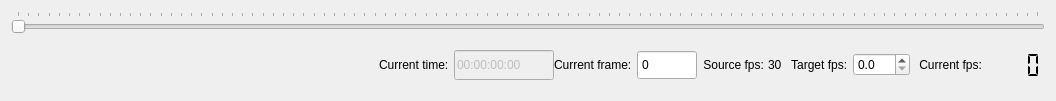
<?xml version="1.0" encoding="UTF-8"?>
<ui version="4.0">
 <class>VideoControllWidget</class>
 <widget class="QWidget" name="VideoControllWidget">
  <property name="enabled">
   <bool>true</bool>
  </property>
  <property name="geometry">
   <rect>
    <x>0</x>
    <y>0</y>
    <width>1056</width>
    <height>101</height>
   </rect>
  </property>
  <property name="sizePolicy">
   <sizepolicy hsizetype="Minimum" vsizetype="Minimum">
    <horstretch>0</horstretch>
    <verstretch>0</verstretch>
   </sizepolicy>
  </property>
  <property name="windowTitle">
   <string>Form</string>
  </property>
  <layout class="QVBoxLayout" name="verticalLayout">
   <item>
    <widget class="QSlider" name="sld_video">
     <property name="enabled">
      <bool>false</bool>
     </property>
     <property name="sizePolicy">
      <sizepolicy hsizetype="Minimum" vsizetype="MinimumExpanding">
       <horstretch>0</horstretch>
       <verstretch>0</verstretch>
      </sizepolicy>
     </property>
     <property name="maximumSize">
      <size>
       <width>16777215</width>
       <height>30</height>
      </size>
     </property>
     <property name="toolTip">
      <string>Show the current state of the video. Slide to desired frame</string>
     </property>
     <property name="autoFillBackground">
      <bool>false</bool>
     </property>
     <property name="maximum">
      <number>2500</number>
     </property>
     <property name="pageStep">
      <number>25</number>
     </property>
     <property name="tracking">
      <bool>false</bool>
     </property>
     <property name="orientation">
      <enum>Qt::Horizontal</enum>
     </property>
     <property name="invertedAppearance">
      <bool>false</bool>
     </property>
     <property name="invertedControls">
      <bool>false</bool>
     </property>
     <property name="tickPosition">
      <enum>QSlider::TicksAbove</enum>
     </property>
     <property name="tickInterval">
      <number>25</number>
     </property>
    </widget>
   </item>
   <item>
    <widget class="QScrollArea" name="scrollAreaVideoInfo">
     <property name="sizePolicy">
      <sizepolicy hsizetype="Expanding" vsizetype="MinimumExpanding">
       <horstretch>0</horstretch>
       <verstretch>0</verstretch>
      </sizepolicy>
     </property>
     <property name="maximumSize">
      <size>
       <width>16777215</width>
       <height>50</height>
      </size>
     </property>
     <property name="frameShape">
      <enum>QFrame::NoFrame</enum>
     </property>
     <property name="verticalScrollBarPolicy">
      <enum>Qt::ScrollBarAlwaysOff</enum>
     </property>
     <property name="widgetResizable">
      <bool>true</bool>
     </property>
     <widget class="QWidget" name="scrollAreaWidgetContents_2">
      <property name="geometry">
       <rect>
        <x>0</x>
        <y>0</y>
        <width>1038</width>
        <height>50</height>
       </rect>
      </property>
      <layout class="QVBoxLayout" name="verticalLayout_2">
       <property name="spacing">
        <number>0</number>
       </property>
       <property name="leftMargin">
        <number>0</number>
       </property>
       <property name="topMargin">
        <number>5</number>
       </property>
       <property name="rightMargin">
        <number>0</number>
       </property>
       <property name="bottomMargin">
        <number>5</number>
       </property>
       <item>
        <widget class="QWidget" name="playback" native="true">
         <property name="sizePolicy">
          <sizepolicy hsizetype="Expanding" vsizetype="Minimum">
           <horstretch>0</horstretch>
           <verstretch>0</verstretch>
          </sizepolicy>
         </property>
         <property name="minimumSize">
          <size>
           <width>0</width>
           <height>0</height>
          </size>
         </property>
         <layout class="QHBoxLayout" name="horizontalLayout_4">
          <property name="spacing">
           <number>0</number>
          </property>
          <property name="leftMargin">
           <number>0</number>
          </property>
          <property name="topMargin">
           <number>0</number>
          </property>
          <property name="rightMargin">
           <number>0</number>
          </property>
          <property name="bottomMargin">
           <number>0</number>
          </property>
          <item alignment="Qt::AlignRight">
           <widget class="QWidget" name="widget_6" native="true">
            <property name="sizePolicy">
             <sizepolicy hsizetype="Preferred" vsizetype="Minimum">
              <horstretch>0</horstretch>
              <verstretch>0</verstretch>
             </sizepolicy>
            </property>
            <property name="layoutDirection">
             <enum>Qt::LeftToRight</enum>
            </property>
            <layout class="QHBoxLayout" name="horizontalLayout_7">
             <property name="spacing">
              <number>0</number>
             </property>
             <property name="leftMargin">
              <number>0</number>
             </property>
             <property name="topMargin">
              <number>0</number>
             </property>
             <property name="rightMargin">
              <number>0</number>
             </property>
             <property name="bottomMargin">
              <number>0</number>
             </property>
             <item alignment="Qt::AlignRight">
              <widget class="QWidget" name="widget_2" native="true">
               <layout class="QHBoxLayout" name="horizontalLayout_2">
                <property name="spacing">
                 <number>5</number>
                </property>
                <property name="leftMargin">
                 <number>0</number>
                </property>
                <property name="topMargin">
                 <number>0</number>
                </property>
                <property name="rightMargin">
                 <number>0</number>
                </property>
                <property name="bottomMargin">
                 <number>0</number>
                </property>
                <item>
                 <widget class="QLabel" name="label_2">
                  <property name="text">
                   <string>Current time:</string>
                  </property>
                 </widget>
                </item>
                <item>
                 <widget class="QLineEdit" name="time_edit">
                  <property name="enabled">
                   <bool>false</bool>
                  </property>
                  <property name="sizePolicy">
                   <sizepolicy hsizetype="Preferred" vsizetype="Fixed">
                    <horstretch>0</horstretch>
                    <verstretch>0</verstretch>
                   </sizepolicy>
                  </property>
                  <property name="maximumSize">
                   <size>
                    <width>100</width>
                    <height>30</height>
                   </size>
                  </property>
                  <property name="toolTip">
                   <string>Displays the current time (in hours:minutes:seconds:milliseconds)</string>
                  </property>
                  <property name="text">
                   <string>00:00:00:00</string>
                  </property>
                  <property name="cursorPosition">
                   <number>11</number>
                  </property>
                 </widget>
                </item>
               </layout>
              </widget>
             </item>
             <item alignment="Qt::AlignRight">
              <widget class="QWidget" name="widget_3" native="true">
               <property name="sizePolicy">
                <sizepolicy hsizetype="Preferred" vsizetype="Minimum">
                 <horstretch>0</horstretch>
                 <verstretch>0</verstretch>
                </sizepolicy>
               </property>
               <layout class="QHBoxLayout" name="horizontalLayout_3">
                <property name="spacing">
                 <number>5</number>
                </property>
                <property name="leftMargin">
                 <number>0</number>
                </property>
                <property name="topMargin">
                 <number>0</number>
                </property>
                <property name="rightMargin">
                 <number>0</number>
                </property>
                <property name="bottomMargin">
                 <number>0</number>
                </property>
                <item>
                 <widget class="QLabel" name="lbl_frame">
                  <property name="sizePolicy">
                   <sizepolicy hsizetype="Preferred" vsizetype="Minimum">
                    <horstretch>0</horstretch>
                    <verstretch>0</verstretch>
                   </sizepolicy>
                  </property>
                  <property name="text">
                   <string>Current frame:</string>
                  </property>
                 </widget>
                </item>
                <item>
                 <widget class="QSpinBox" name="frame_num_spin">
                  <property name="minimumSize">
                   <size>
                    <width>60</width>
                    <height>30</height>
                   </size>
                  </property>
                  <property name="buttonSymbols">
                   <enum>QAbstractSpinBox::NoButtons</enum>
                  </property>
                  <property name="correctionMode">
                   <enum>QAbstractSpinBox::CorrectToNearestValue</enum>
                  </property>
                  <property name="maximum">
                   <number>100</number>
                  </property>
                  <property name="displayIntegerBase">
                   <number>10</number>
                  </property>
                 </widget>
                </item>
               </layout>
              </widget>
             </item>
             <item alignment="Qt::AlignRight">
              <widget class="QWidget" name="widget_4" native="true">
               <property name="sizePolicy">
                <sizepolicy hsizetype="Preferred" vsizetype="Minimum">
                 <horstretch>0</horstretch>
                 <verstretch>0</verstretch>
                </sizepolicy>
               </property>
               <layout class="QHBoxLayout" name="horizontalLayout_5">
                <property name="spacing">
                 <number>0</number>
                </property>
                <property name="leftMargin">
                 <number>3</number>
                </property>
                <property name="topMargin">
                 <number>0</number>
                </property>
                <property name="rightMargin">
                 <number>3</number>
                </property>
                <property name="bottomMargin">
                 <number>0</number>
                </property>
                <item alignment="Qt::AlignVCenter">
                 <widget class="QLabel" name="label_5">
                  <property name="sizePolicy">
                   <sizepolicy hsizetype="Preferred" vsizetype="Minimum">
                    <horstretch>0</horstretch>
                    <verstretch>0</verstretch>
                   </sizepolicy>
                  </property>
                  <property name="text">
                   <string> Source fps: </string>
                  </property>
                 </widget>
                </item>
                <item>
                 <widget class="QLabel" name="fps_label">
                  <property name="sizePolicy">
                   <sizepolicy hsizetype="Minimum" vsizetype="Minimum">
                    <horstretch>0</horstretch>
                    <verstretch>0</verstretch>
                   </sizepolicy>
                  </property>
                  <property name="layoutDirection">
                   <enum>Qt::LeftToRight</enum>
                  </property>
                  <property name="frameShape">
                   <enum>QFrame::NoFrame</enum>
                  </property>
                  <property name="midLineWidth">
                   <number>0</number>
                  </property>
                  <property name="text">
                   <string>30</string>
                  </property>
                  <property name="alignment">
                   <set>Qt::AlignLeading|Qt::AlignLeft|Qt::AlignVCenter</set>
                  </property>
                 </widget>
                </item>
               </layout>
              </widget>
             </item>
             <item alignment="Qt::AlignRight">
              <widget class="QWidget" name="widget_5" native="true">
               <property name="sizePolicy">
                <sizepolicy hsizetype="Preferred" vsizetype="Minimum">
                 <horstretch>0</horstretch>
                 <verstretch>0</verstretch>
                </sizepolicy>
               </property>
               <layout class="QHBoxLayout" name="horizontalLayout_6">
                <property name="spacing">
                 <number>5</number>
                </property>
                <property name="leftMargin">
                 <number>3</number>
                </property>
                <property name="topMargin">
                 <number>0</number>
                </property>
                <property name="rightMargin">
                 <number>3</number>
                </property>
                <property name="bottomMargin">
                 <number>0</number>
                </property>
                <item>
                 <widget class="QLabel" name="label_3">
                  <property name="sizePolicy">
                   <sizepolicy hsizetype="Preferred" vsizetype="Minimum">
                    <horstretch>0</horstretch>
                    <verstretch>0</verstretch>
                   </sizepolicy>
                  </property>
                  <property name="text">
                   <string> Target fps:</string>
                  </property>
                 </widget>
                </item>
                <item>
                 <widget class="QDoubleSpinBox" name="doubleSpinBoxTargetFps">
                  <property name="sizePolicy">
                   <sizepolicy hsizetype="Minimum" vsizetype="Fixed">
                    <horstretch>0</horstretch>
                    <verstretch>0</verstretch>
                   </sizepolicy>
                  </property>
                  <property name="toolTip">
                   <string>Set a fps limit (0 for no limit)</string>
                  </property>
                  <property name="decimals">
                   <number>1</number>
                  </property>
                  <property name="maximum">
                   <double>999.000000000000000</double>
                  </property>
                 </widget>
                </item>
               </layout>
              </widget>
             </item>
             <item alignment="Qt::AlignRight">
              <widget class="QWidget" name="widget" native="true">
               <property name="sizePolicy">
                <sizepolicy hsizetype="Preferred" vsizetype="Minimum">
                 <horstretch>0</horstretch>
                 <verstretch>0</verstretch>
                </sizepolicy>
               </property>
               <layout class="QHBoxLayout" name="horizontalLayout">
                <property name="spacing">
                 <number>5</number>
                </property>
                <property name="leftMargin">
                 <number>3</number>
                </property>
                <property name="topMargin">
                 <number>0</number>
                </property>
                <property name="rightMargin">
                 <number>3</number>
                </property>
                <property name="bottomMargin">
                 <number>0</number>
                </property>
                <item>
                 <widget class="QLabel" name="label">
                  <property name="sizePolicy">
                   <sizepolicy hsizetype="Preferred" vsizetype="Minimum">
                    <horstretch>0</horstretch>
                    <verstretch>0</verstretch>
                   </sizepolicy>
                  </property>
                  <property name="text">
                   <string> Current fps:</string>
                  </property>
                 </widget>
                </item>
                <item>
                 <widget class="QLCDNumber" name="lcd_currentFpsNum">
                  <property name="sizePolicy">
                   <sizepolicy hsizetype="Minimum" vsizetype="Fixed">
                    <horstretch>0</horstretch>
                    <verstretch>0</verstretch>
                   </sizepolicy>
                  </property>
                  <property name="minimumSize">
                   <size>
                    <width>0</width>
                    <height>30</height>
                   </size>
                  </property>
                  <property name="frameShape">
                   <enum>QFrame::NoFrame</enum>
                  </property>
                  <property name="frameShadow">
                   <enum>QFrame::Sunken</enum>
                  </property>
                  <property name="smallDecimalPoint">
                   <bool>false</bool>
                  </property>
                  <property name="digitCount">
                   <number>4</number>
                  </property>
                  <property name="segmentStyle">
                   <enum>QLCDNumber::Flat</enum>
                  </property>
                 </widget>
                </item>
               </layout>
              </widget>
             </item>
            </layout>
           </widget>
          </item>
         </layout>
        </widget>
       </item>
      </layout>
     </widget>
    </widget>
   </item>
  </layout>
  <action name="actionRecord_cam">
   <property name="enabled">
    <bool>true</bool>
   </property>
   <property name="icon">
    <iconset resource="../guiresources.qrc">
     <normaloff>:/Images/resources/recordCam.png</normaloff>:/Images/resources/recordCam.png</iconset>
   </property>
   <property name="text">
    <string>Record cam</string>
   </property>
  </action>
  <action name="actionRecord_all">
   <property name="enabled">
    <bool>true</bool>
   </property>
   <property name="icon">
    <iconset resource="../guiresources.qrc">
     <normaloff>:/Images/resources/record.png</normaloff>:/Images/resources/record.png</iconset>
   </property>
   <property name="text">
    <string>Record all</string>
   </property>
  </action>
  <action name="actionScreenshot">
   <property name="enabled">
    <bool>true</bool>
   </property>
   <property name="icon">
    <iconset resource="../guiresources.qrc">
     <normaloff>:/Images/resources/screenshot.png</normaloff>:/Images/resources/screenshot.png</iconset>
   </property>
   <property name="text">
    <string>Screenshot</string>
   </property>
   <property name="toolTip">
    <string>Screenshot</string>
   </property>
  </action>
  <action name="actionNext_frame">
   <property name="enabled">
    <bool>false</bool>
   </property>
   <property name="icon">
    <iconset resource="../guiresources.qrc">
     <normaloff>:/Images/resources/arrows-skip-forward.png</normaloff>:/Images/resources/arrows-skip-forward.png</iconset>
   </property>
   <property name="text">
    <string>Next frame</string>
   </property>
   <property name="shortcut">
    <string>Right</string>
   </property>
  </action>
  <action name="actionPrev_frame">
   <property name="enabled">
    <bool>false</bool>
   </property>
   <property name="icon">
    <iconset resource="../guiresources.qrc">
     <normaloff>:/Images/resources/arrows-skip-back.png</normaloff>:/Images/resources/arrows-skip-back.png</iconset>
   </property>
   <property name="text">
    <string>Previous frame</string>
   </property>
   <property name="toolTip">
    <string>Previous frame</string>
   </property>
   <property name="shortcut">
    <string>Left</string>
   </property>
  </action>
  <action name="actionStop">
   <property name="enabled">
    <bool>false</bool>
   </property>
   <property name="icon">
    <iconset resource="../guiresources.qrc">
     <normaloff>:/Images/resources/stop.png</normaloff>:/Images/resources/stop.png</iconset>
   </property>
   <property name="text">
    <string>Stop</string>
   </property>
   <property name="shortcut">
    <string>Ctrl+Space</string>
   </property>
  </action>
  <action name="actionPlay_Pause">
   <property name="enabled">
    <bool>false</bool>
   </property>
   <property name="icon">
    <iconset resource="../guiresources.qrc">
     <normaloff>:/Images/resources/arrow-forward1.png</normaloff>:/Images/resources/arrow-forward1.png</iconset>
   </property>
   <property name="text">
    <string>Play/Pause</string>
   </property>
   <property name="toolTip">
    <string>Play/Pause</string>
   </property>
   <property name="shortcut">
    <string>Space</string>
   </property>
  </action>
 </widget>
 <resources>
  <include location="../guiresources.qrc"/>
 </resources>
 <connections/>
</ui>
